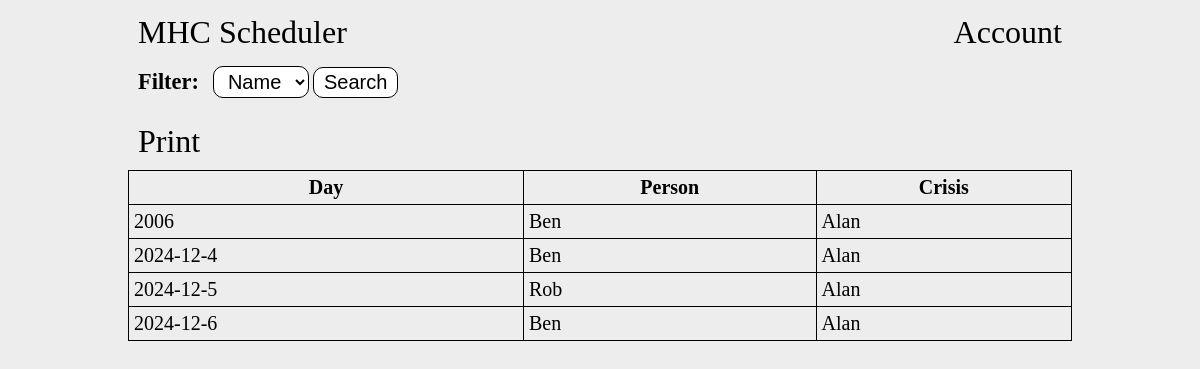
The page / on the database its author committed.
### tables this page shows
CREATE TABLE days (id INTEGER NOT NULL, person_id INTEGER NOT NULL, date VARCHAR(255) NOT NULL, crisis_id INTEGER, completed bool, PRIMARY KEY(id), FOREIGN KEY (person_id) REFERENCES people(id));

CREATE TABLE people (id INTEGER NOT NULL, name varchar(255) NOT NULL, admin bool NOT NULL, diff int NOT NULL, password varchar(255), email varchar(255), number INTEGER, sessions bit(10), weight INTEGER, end_diff int, PRIMARY KEY (id));

### app.py (the view)
@app.route("/", methods=["GET"])
def index():
    con = sqlite3.connect("main.db")
    con.row_factory = sqlite3.Row
    cur = con.cursor()
    cur.execute("SELECT name, id FROM people;")
    rows = cur.fetchall()
    peopleData = [dict(row) for row in rows]
    if request.args.get('person'):
        person = request.args.get('person') # Filter days so that only the selected person shows
        cur.execute("SELECT days.date, p1.name AS oncall, p2.name AS crisis FROM days JOIN people p1 ON days.person_id = p1.id JOIN people p2 ON days.crisis_id = p2.id WHERE (days.person_id = ? OR days.crisis_id = ?) AND days.completed = 0 ORDER BY days.id ASC LIMIT 50", (person,person))
    else: # Display all days with a limit of 50
        cur.execute("SELECT date, p1.name AS oncall, p2.name AS crisis FROM days JOIN people p1 ON days.person_id = p1.id JOIN people p2 ON days.crisis_id = p2.id AND days.completed = 0 ORDER BY days.id ASC LIMIT 50")
    rows = cur.fetchall()
    daysData = [dict(row) for row in rows]
    con.close()
    if session.get("admin") != None:
        adminPerms = session['admin']
        if adminPerms == 1:
            return render_template('index.html', people=peopleData, days=daysData, accountLink="./signin", controlText="Admin", controlLink="./account")
        else:
            return render_template('index.html', people=peopleData, days=daysData, accountLink="./signin", controlText="Swaps", controlLink="./account")
    else:
        return render_template('index.html', people=peopleData, days=daysData, accountLink="./signin")

### app.py (called while the page is built)
@app.after_request
def add_header(response):
    response.headers["Cache-Control"] = "no-store, no-cache, must-revalidate, post-check=0, pre-check=0, max-age=0"
    response.headers["Pragma"] = "no-cache"
    response.headers["Expires"] = "0"
    return response

### templates/index.html (shortened to what this page needs)
{% extends "base.html" %}
{% block body %}
<nav>
    <a href="./">MHC Scheduler</a>
    <div>
        <a href="signin">Account</a>
    </div>
</nav>
<main>
    <form method="get">
        <label for="filter">Filter: </label>
        <select name="person" id="filter">
            <option disabled selected>Name</option>
        </select>
        <input type="submit" value="Search">
    </form>
    <a class="print" href="./print">Print</a>
    <table>
        <tr>
            <th>Day</th>
            <th>Person</th>
            <th>Crisis</th>
        </tr>
        {% for day in days %}
        <tr>
            <td>{{ day['date'] }}</td>
            <td>{{ day['oncall'] }}</td>
            <td>{{ day['crisis'] }}</td>
        </tr>
        {% endfor %}
    </table>
</main>
{% endblock %}

### static/main.css (style rules this page uses)
body { background-color: rgb(237, 237, 237); padding: 0 10%; }
nav { color: black; display: flex; flex-direction: row; justify-content: space-between; align-items: center; height: 6vh; }
.print, nav a { color: black; text-decoration: none; padding: 10px; font-size: 2rem; border-radius: 10px; }
label, select, input { display: inline-block; font-size: 1.25rem; padding: 3px 10px; border-radius: 10px; }
label { font-weight: bold; font-size: 1.4rem; }
select, input { background-color: white; border: 1px solid black; }
form { margin: 10px 0 20px 0; }
form input { margin-bottom: 5px; }
table { width: 100%; margin: 10px 0; }
th, td { padding: 5px; font-size: 1.25rem; }
table, th, td { border: 1px solid black; border-collapse: collapse; }

### rows shown on the page
days: date "2006", oncall "Ben", crisis "Alan"
days: date "2024-12-4", oncall "Ben", crisis "Alan"
days: date "2024-12-5", oncall "Rob", crisis "Alan"
days: date "2024-12-6", oncall "Ben", crisis "Alan"
